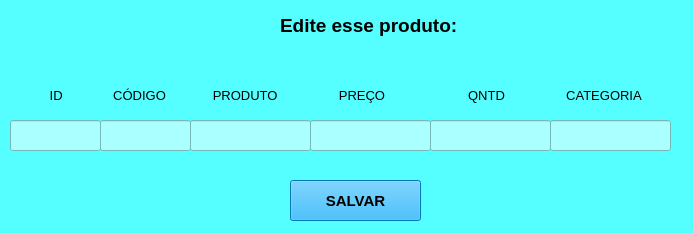
<?xml version="1.0" encoding="UTF-8"?>
<ui version="4.0">
 <class>MainWindow</class>
 <widget class="QMainWindow" name="MainWindow">
  <property name="geometry">
   <rect>
    <x>0</x>
    <y>0</y>
    <width>693</width>
    <height>233</height>
   </rect>
  </property>
  <property name="windowTitle">
   <string>MainWindow</string>
  </property>
  <property name="styleSheet">
   <string notr="true">background-color: rgb(85, 255, 255);</string>
  </property>
  <widget class="QWidget" name="centralwidget">
   <widget class="QLabel" name="label">
    <property name="geometry">
     <rect>
      <x>280</x>
      <y>10</y>
      <width>211</width>
      <height>31</height>
     </rect>
    </property>
    <property name="font">
     <font>
      <pointsize>14</pointsize>
      <weight>75</weight>
      <bold>true</bold>
     </font>
    </property>
    <property name="text">
     <string>Edite esse produto:</string>
    </property>
   </widget>
   <widget class="QLineEdit" name="lineEdit">
    <property name="geometry">
     <rect>
      <x>10</x>
      <y>120</y>
      <width>91</width>
      <height>31</height>
     </rect>
    </property>
    <property name="font">
     <font>
      <pointsize>10</pointsize>
     </font>
    </property>
    <property name="styleSheet">
     <string notr="true">background-color: rgb(170, 255, 255);</string>
    </property>
   </widget>
   <widget class="QLineEdit" name="lineEdit_2">
    <property name="geometry">
     <rect>
      <x>100</x>
      <y>120</y>
      <width>91</width>
      <height>31</height>
     </rect>
    </property>
    <property name="font">
     <font>
      <pointsize>10</pointsize>
     </font>
    </property>
    <property name="styleSheet">
     <string notr="true">background-color: rgb(170, 255, 255);</string>
    </property>
   </widget>
   <widget class="QLineEdit" name="lineEdit_3">
    <property name="geometry">
     <rect>
      <x>190</x>
      <y>120</y>
      <width>121</width>
      <height>31</height>
     </rect>
    </property>
    <property name="font">
     <font>
      <pointsize>10</pointsize>
     </font>
    </property>
    <property name="styleSheet">
     <string notr="true">background-color: rgb(170, 255, 255);</string>
    </property>
   </widget>
   <widget class="QLineEdit" name="lineEdit_4">
    <property name="geometry">
     <rect>
      <x>310</x>
      <y>120</y>
      <width>121</width>
      <height>31</height>
     </rect>
    </property>
    <property name="font">
     <font>
      <pointsize>10</pointsize>
     </font>
    </property>
    <property name="styleSheet">
     <string notr="true">background-color: rgb(170, 255, 255);</string>
    </property>
   </widget>
   <widget class="QLineEdit" name="lineEdit_5">
    <property name="geometry">
     <rect>
      <x>430</x>
      <y>120</y>
      <width>121</width>
      <height>31</height>
     </rect>
    </property>
    <property name="font">
     <font>
      <pointsize>10</pointsize>
     </font>
    </property>
    <property name="styleSheet">
     <string notr="true">background-color: rgb(170, 255, 255);</string>
    </property>
   </widget>
   <widget class="QLabel" name="label_2">
    <property name="geometry">
     <rect>
      <x>10</x>
      <y>80</y>
      <width>661</width>
      <height>31</height>
     </rect>
    </property>
    <property name="font">
     <font>
      <pointsize>10</pointsize>
     </font>
    </property>
    <property name="text">
     <string>           ID              CÓDIGO             PRODUTO                 PREÇO                       QNTD                 CATEGORIA </string>
    </property>
   </widget>
   <widget class="QPushButton" name="pushButton">
    <property name="geometry">
     <rect>
      <x>290</x>
      <y>180</y>
      <width>131</width>
      <height>41</height>
     </rect>
    </property>
    <property name="font">
     <font>
      <pointsize>11</pointsize>
      <weight>75</weight>
      <bold>true</bold>
     </font>
    </property>
    <property name="styleSheet">
     <string notr="true">background-color: rgb(0, 170, 255);</string>
    </property>
    <property name="text">
     <string>SALVAR</string>
    </property>
   </widget>
   <widget class="QLineEdit" name="lineEdit_6">
    <property name="geometry">
     <rect>
      <x>550</x>
      <y>120</y>
      <width>121</width>
      <height>31</height>
     </rect>
    </property>
    <property name="font">
     <font>
      <pointsize>10</pointsize>
     </font>
    </property>
    <property name="styleSheet">
     <string notr="true">background-color: rgb(170, 255, 255);</string>
    </property>
   </widget>
  </widget>
 </widget>
 <resources/>
 <connections/>
</ui>
